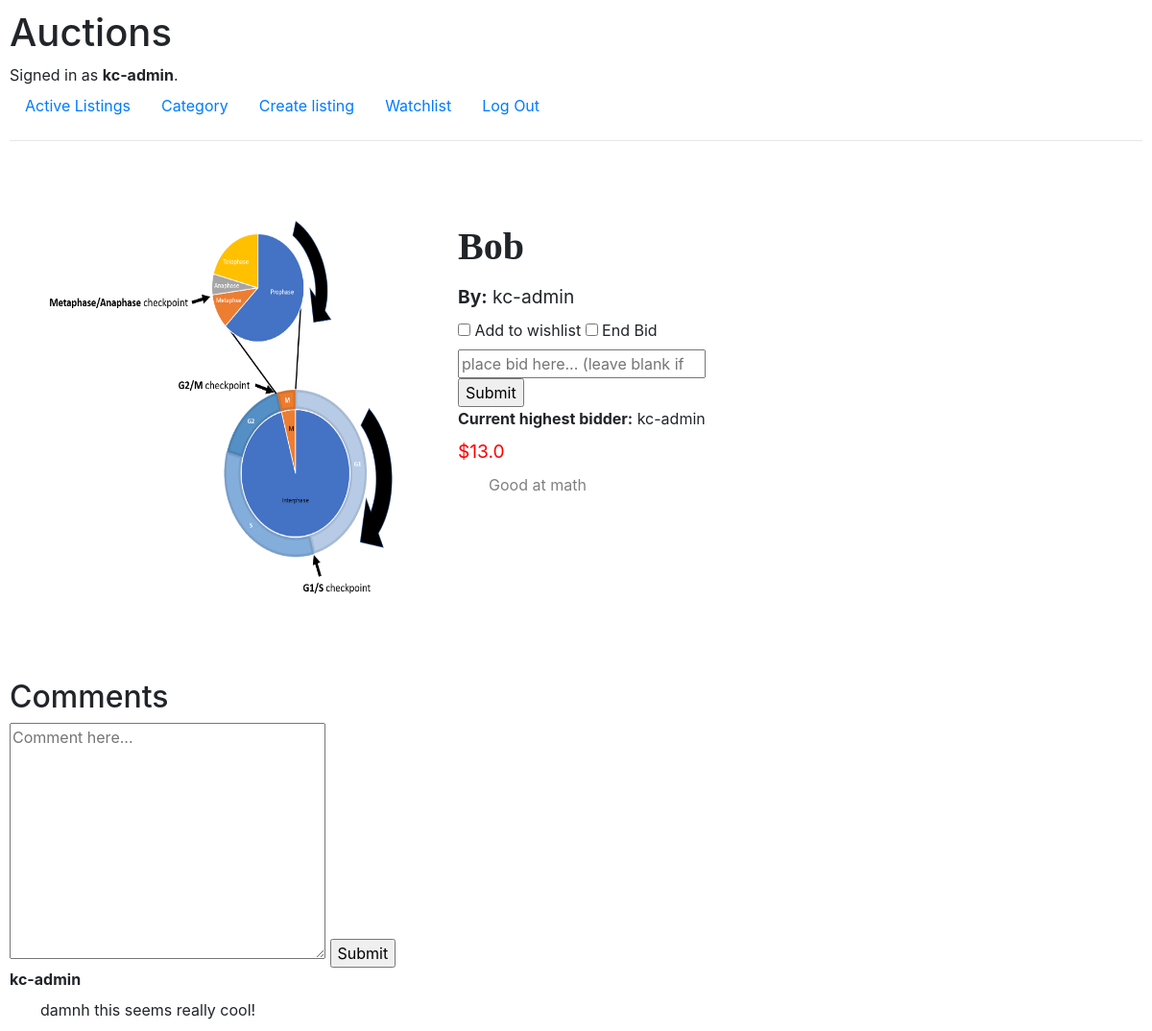
The app's page /listing/1 (signed in) with its own data.
### auctions/models.py (models this page shows, shortened)
class User(AbstractUser):
    pass

class ActiveListing(models.Model):
    owner = models.ForeignKey(User, on_delete=models.CASCADE, related_name="listings")
    name = models.CharField(max_length=64)
    description = models.TextField()
    is_active = models.BooleanField()
    current_price = models.FloatField()
    photo = models.ImageField(upload_to="image")
    category = models.ForeignKey(Category, on_delete=models.CASCADE, related_name="listings")
    watchers = models.ManyToManyField(User, blank=True, related_name="on_watch", null=True)
    highest_bidder = models.ForeignKey(User, blank=True, null=True, on_delete=models.CASCADE)

class Comment(models.Model):
    owner = models.ForeignKey(User, on_delete=models.CASCADE, related_name="comments")
    content = models.TextField()
    listing = models.ForeignKey(ActiveListing, on_delete=models.CASCADE, related_name="comments")

### auctions/views.py (the view)
    def ret_func(*args, **kwargs):
        if args[0].user.is_authenticated:
            return func(*args, **kwargs)
        else:
            return HttpResponseRedirect(reverse('login'))

### auctions/views.py (called while the page is built, shortened)
def require_login(func):
    def ret_func(*args, **kwargs):
        if args[0].user.is_authenticated:
            return func(*args, **kwargs)
        else:
            return HttpResponseRedirect(reverse('login'))
    return ret_func

@require_login
def listing(request, listing_id):
    message = str()
    listing_model = ActiveListing.objects.get(pk=listing_id)
    print(listing_model.watchers.filter(username=request.user))
    return render(request, 'auctions/listing.html', {
        "message":message,
        "listing":listing_model,
        "is_watching": not len(listing_model.watchers.filter(username=request.user)) == 0,
        "comments": listing_model.comments.all()
    })

### auctions/templates/auctions/listing.html (shortened to what this page needs)
{% extends 'auctions/layout.html' %}
{% block body %}
<div class="container">
  <img class="img-listing-page" src="{{listing.photo.url}}">
  <div class="info-container listing-page">
    <label class="name">{{listing.name}}</label>
    <label class="owner"><strong>By:</strong> {{listing.owner}}</label>
    {% if listing.is_active %}
      <form action="{% url 'listing' listing.id%}" method="post">
        {% if is_watching %}
        <input name="add-to-wish-list" type="checkbox" id="wishlist" checked> <label for="wishlist">Add to wishlist</label>
        {% else %}
        <input name="add-to-wish-list" type="checkbox" id="wishlist"> <label for="wishlist">Add to wishlist</label>
        {% endif %}
        {% if user == listing.owner and listing.is_active %}
        <input name="endbid" type="checkbox" id="endbid"> <label for="endbid">End Bid</label>
        {% endif %}
        <input name="bid-amount" type="number" placeholder="place bid here... (leave blank if you only want to put in watchlist)">
        <input type="submit">
      </form>
      {% if listing.highest_bidder %}
      <label><strong>Current highest bidder:</strong> {{listing.highest_bidder}}</label>
      {% else %}
      <label>No one bidded on this piece yet.</label>
      {% endif %}
    {% endif %}
    <label class="price">${{listing.current_price}}</label>
    <p class="description listing-page">
      {{listing.description}}
    </p>
  </div>
</div>
{% endblock %}
{% block footer %}
<div>
  <h2>
    Comments
  </h2>
  <form action="{% url 'add_comment' listing.id%}" method="post">
    <textarea name="comment" cols="30" rows="10" placeholder="Comment here..."></textarea>
    <input type="submit">
  </form>
</div>
<div class="comment-container">
  {% for comment in comments %}
  <div class="comment-cell">
    <label class="commenter"><strong>{{comment.owner}}</strong></label>
    <p class="comment-content">
      {{comment.content}}
    </p>
  </div>
  {% endfor %}
</div>
{% endblock %}

### auctions/templates/auctions/layout.html (shortened to what this page needs)
{% load static %}
<!DOCTYPE html>
<html lang="en">
    <head>
        <link rel="stylesheet" href="https://stackpath.bootstrapcdn.com/bootstrap/4.4.1/css/bootstrap.min.css">
        <link href="{% static 'auctions/styles.css' %}" rel="stylesheet">
    </head>
    <body>
        <h1>Auctions</h1>
        <div>
            {% if user.is_authenticated %}
                Signed in as <strong>{{ user.username }}</strong>.
            {% else %}
                Not signed in.
            {% endif %}
        </div>
        <ul class="nav">
            <li class="nav-item">
                <a class="nav-link" href="{% url 'index' %}">Active Listings</a>
            </li>
            <li class="nav-item">
                <a class="nav-link" href="{% url 'category' 'selection' %}">Category</a>
            </li>
            <li class="nav-item">
                <a class="nav-link" href="{% url 'create_listing' %}">Create listing</a>
            </li>
            {% if user.is_authenticated %}
                <li class="nav-item">
                    <a class="nav-link" href="{% url 'watchlist' %}">Watchlist</a>
                </li>
                <li class="nav-item">
                    <a class="nav-link" href="{% url 'logout' %}">Log Out</a>
                </li>
            {% endif %}
        </ul>
        <hr>
        {% block body %}
        {% endblock %}
    </body>
    <footer>
        {% block footer %}
        {% endblock %}
    </footer>
</html>

### auctions/static/auctions/styles.css (style rules this page uses)
body { padding: 10px; }
.container { margin-top: 5rem; margin-bottom: 5rem; display: flex; flex-wrap: wrap; gap: 2rem 2rem; }
.info-container > label { display: block; }
.info-container > .name { font-family: tahoma; font-weight: bold; font-size: 1.2rem; }
.info-container > .description { overflow: hidden; height: 4.8rem; }
.info-container > .description { color: grey; }
.info-container > .price { color: red; }
.img-listing-page { width: 400px; height: 400px; margin: 0; padding: 0; }
.listing-page > .name { font-size: 2.5rem; }
.listing-page > .price, .listing-page > .owner { font-size: 1.2rem; }
p { margin: 0 2rem 0 2rem; max-width: 500px; }
p.description.listing-page { height: fit-content; overflow: visible; }
input[name="bid-amount"] { display: block; width: 100%; }
.comment-container { display: flex; flex-direction: column; }

### records on screen
User: username "kc-admin"
ActiveListing: photo (picture), name "Bob", owner "kc-admin", highest_bidder "kc-admin", current_price "13.0", description "Good at math"
Comment: owner "kc-admin", content "damnh this seems really cool!"
